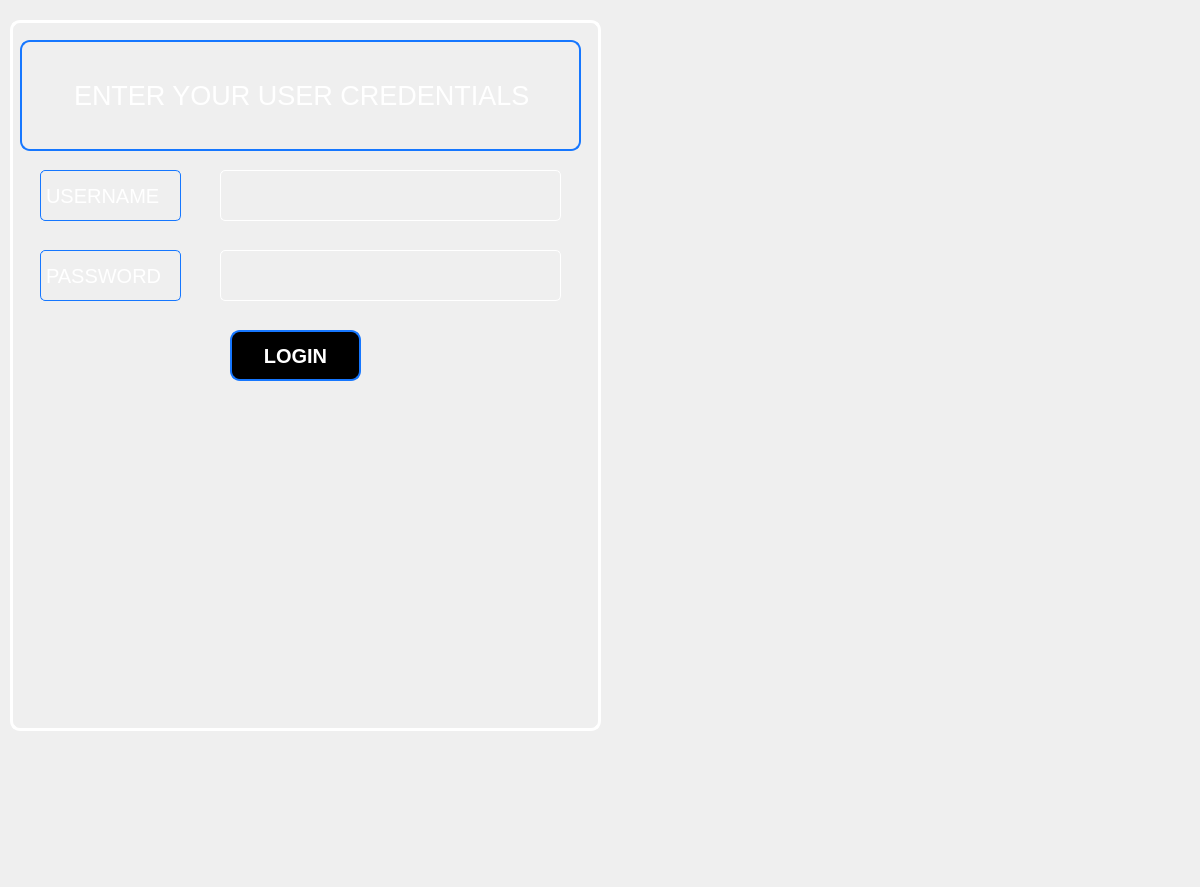
<?xml version="1.0" encoding="UTF-8"?>
<ui version="4.0">
 <class>loginpage</class>
 <widget class="QDialog" name="loginpage">
  <property name="geometry">
   <rect>
    <x>0</x>
    <y>0</y>
    <width>1200</width>
    <height>887</height>
   </rect>
  </property>
  <property name="font">
   <font>
    <fontweight>Black</fontweight>
   </font>
  </property>
  <property name="windowTitle">
   <string>Dialog</string>
  </property>
  <widget class="QLabel" name="label">
   <property name="geometry">
    <rect>
     <x>0</x>
     <y>0</y>
     <width>1201</width>
     <height>921</height>
    </rect>
   </property>
   <property name="text">
    <string/>
   </property>
   <property name="pixmap">
    <pixmap>C:/Users/Lenovo/Downloads/ChatGPT Image Aug 14, 2026, 04_15_58 PM.png</pixmap>
   </property>
   <property name="scaledContents">
    <bool>false</bool>
   </property>
  </widget>
  <widget class="QFrame" name="frame">
   <property name="geometry">
    <rect>
     <x>10</x>
     <y>20</y>
     <width>591</width>
     <height>711</height>
    </rect>
   </property>
   <property name="styleSheet">
    <string notr="true">border:3px solid white;
border-radius:10px;</string>
   </property>
   <property name="frameShape">
    <enum>QFrame::Shape::StyledPanel</enum>
   </property>
   <property name="frameShadow">
    <enum>QFrame::Shadow::Raised</enum>
   </property>
   <widget class="QLabel" name="login">
    <property name="geometry">
     <rect>
      <x>10</x>
      <y>20</y>
      <width>561</width>
      <height>111</height>
     </rect>
    </property>
    <property name="font">
     <font>
      <pointsize>20</pointsize>
      <fontweight>Black</fontweight>
     </font>
    </property>
    <property name="styleSheet">
     <string notr="true">color:white;
background-color:transparent;
border-radius: 10px;
border: 2px solid #1677FF;</string>
    </property>
    <property name="text">
     <string>      ENTER YOUR USER CREDENTIALS</string>
    </property>
   </widget>
   <widget class="QLabel" name="label_2">
    <property name="geometry">
     <rect>
      <x>30</x>
      <y>150</y>
      <width>141</width>
      <height>51</height>
     </rect>
    </property>
    <property name="font">
     <font>
      <pointsize>15</pointsize>
      <bold>false</bold>
     </font>
    </property>
    <property name="styleSheet">
     <string notr="true">color:white;
background-color:transparent;
border-radius: 5px;
border: 1px solid #1677FF;</string>
    </property>
    <property name="text">
     <string>USERNAME </string>
    </property>
   </widget>
   <widget class="QLineEdit" name="usernamelineedit">
    <property name="geometry">
     <rect>
      <x>210</x>
      <y>150</y>
      <width>341</width>
      <height>51</height>
     </rect>
    </property>
    <property name="font">
     <font>
      <pointsize>15</pointsize>
      <fontweight>Black</fontweight>
     </font>
    </property>
    <property name="styleSheet">
     <string notr="true">background-color:transparent;
border-radius:5px;
border: 1px solid white;
</string>
    </property>
    <property name="text">
     <string/>
    </property>
   </widget>
   <widget class="QLabel" name="label_3">
    <property name="geometry">
     <rect>
      <x>30</x>
      <y>230</y>
      <width>141</width>
      <height>51</height>
     </rect>
    </property>
    <property name="font">
     <font>
      <pointsize>15</pointsize>
      <bold>false</bold>
     </font>
    </property>
    <property name="styleSheet">
     <string notr="true">color:white;
background-color:transparent;
border-radius: 5px;
border: 1px solid #1677FF;</string>
    </property>
    <property name="text">
     <string>PASSWORD</string>
    </property>
   </widget>
   <widget class="QLineEdit" name="passwordlineedit">
    <property name="geometry">
     <rect>
      <x>210</x>
      <y>230</y>
      <width>341</width>
      <height>51</height>
     </rect>
    </property>
    <property name="font">
     <font>
      <pointsize>15</pointsize>
      <fontweight>Black</fontweight>
     </font>
    </property>
    <property name="styleSheet">
     <string notr="true">background-color:transparent;
border-radius:5px;
border: 1px solid white;
</string>
    </property>
    <property name="text">
     <string/>
    </property>
    <property name="echoMode">
     <enum>QLineEdit::EchoMode::Password</enum>
    </property>
   </widget>
   <widget class="QPushButton" name="pushButton">
    <property name="geometry">
     <rect>
      <x>220</x>
      <y>310</y>
      <width>131</width>
      <height>51</height>
     </rect>
    </property>
    <property name="font">
     <font>
      <pointsize>15</pointsize>
      <bold>true</bold>
     </font>
    </property>
    <property name="styleSheet">
     <string notr="true">QPushButton {
    background-color: BLACK;
    color: #FFFFFF;
    border: 2px solid #1677FF;
    border-radius: 10px;
    padding: 10px 24px;
    font-weight: bold;
}

QPushButton:hover {
    background-color: #1677FF;
    color: #FFFFFF;
}

QPushButton:pressed {
    background-color: #0D5FCC;
    border-color: #0D5FCC;
}</string>
    </property>
    <property name="text">
     <string>LOGIN</string>
    </property>
   </widget>
  </widget>
 </widget>
 <resources/>
 <connections/>
</ui>
